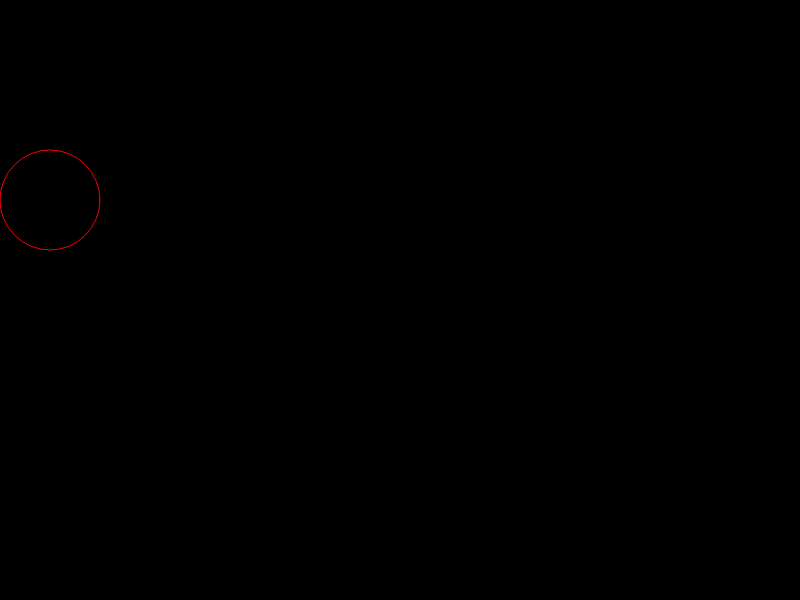
Frame 1 (no input)
Frame 60 (no input): identical to frame 1, image omitted
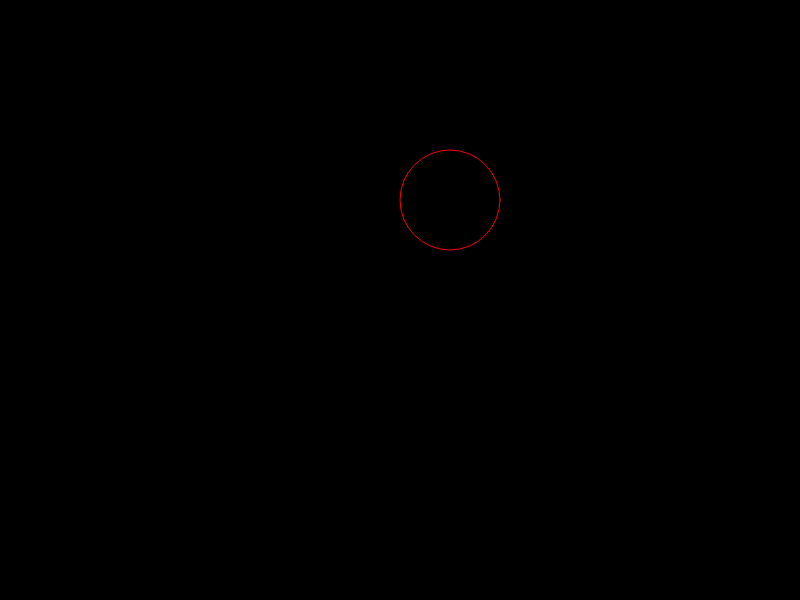
Frame 120 (the mouse pressed at the canvas centre since frame 60)

The p5.js sketch that drew these frames (run headless with seeded random() and noise() and a simulated clock; from frame 60 on, the mouse is pressed at the canvas centre):

// p5.js sketch
// ── sketch.js
function setup()
 {
  createCanvas(800, 600);
  noFill();
  stroke(255, 0, 0);
}

  function draw()
  
{
  background(0);
 // draw function
if (mouseX < 100) {
  ellipse(50, 200, 100, 100);
} else if (mouseX < 200){
  ellipse(150, 200, 100, 100);
} else if (mouseX < 300){
  ellipse(250, 200, 100, 100);
} else if (mouseX < 400){
  ellipse(350, 200, 100, 100);
} else if (mouseX < 500){
  ellipse(450, 200, 100, 100);
} else {
  ellipse(550, 200, 100, 100);
}
}
